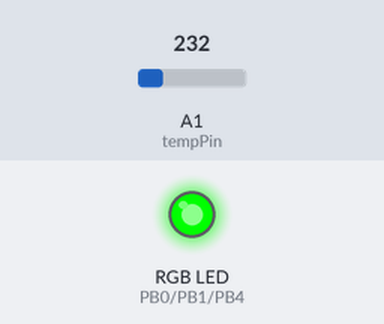
The sketch below on a simulated ATtiny85, built with avr-gcc and run on an emulated ATtiny85. Shown: an RGB LED mixed from three pins (HIGH = lit). The test bench sets the inputs (shaded band); at power-on: A1 (tempPin) = 232.

Above: at 1.8 s.
1.9 s: A1 (tempPin) set to 214
3.4 s: A1 (tempPin) set to 191
At 5.2 s:
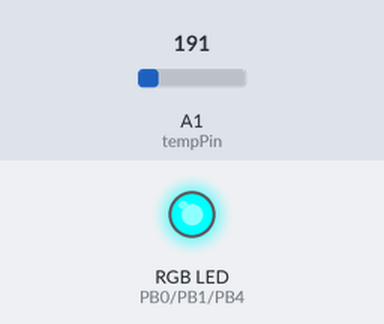
5.5 s: A1 (tempPin) set to 290
At 6.9 s:
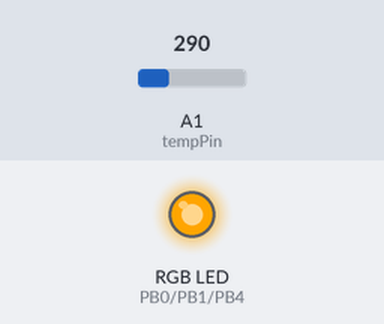
7.5 s: A1 (tempPin) set to 281
At 8.4 s:
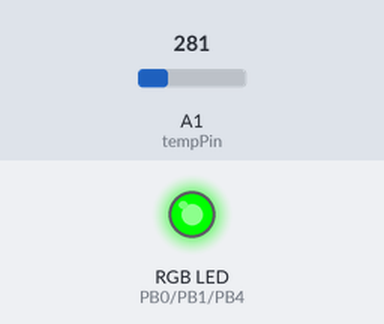
9.5 s: A1 (tempPin) set to 201
At 11.1 s:
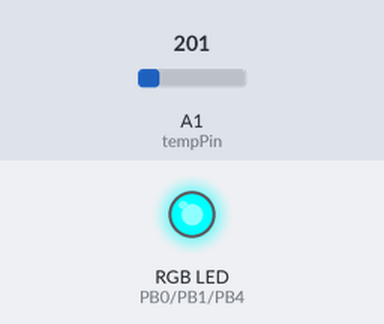
11.5 s: A1 (tempPin) set to 250
At 12.7 s:
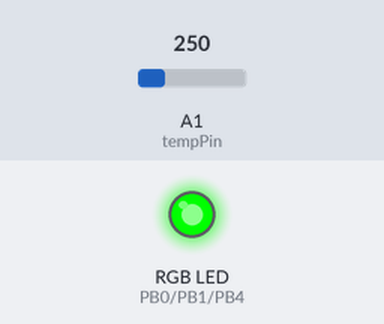
Timing chart, 0 to 14.5 s (numbered marks = the images above; inputs shaded):
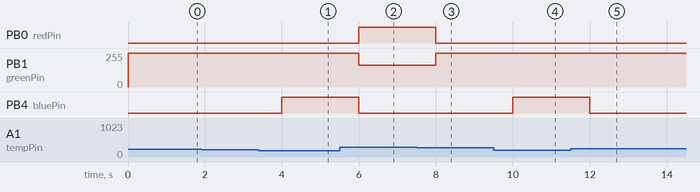

The sketch:

attiny85-tmp36-5color.ino
```cpp
/*
 * Project 14: TMP36 + ATtiny85 + RGB LED + DIP Power Switch
 * Author: Md Akhinoor Islam
 * Description: Show 5 distinct color zones from -40°C to +125°C using TMP36 and RGB LED
 */

const int redPin   = 0;  // PB0 → Pin 5
const int greenPin = 1;  // PB1 → Pin 6
const int bluePin  = 4;  // PB4 → Pin 3
const int tempPin  = A1; // PB2 → Pin 7 (TMP36 analog input)

float temperature;

void setup() {
  pinMode(redPin, OUTPUT);
  pinMode(greenPin, OUTPUT);
  pinMode(bluePin, OUTPUT);
}

void loop() {
  int raw = analogRead(tempPin);
  float voltage = raw * (3.0 / 1023.0);           // TMP36 powered by 3V coin cell
  temperature = (voltage - 0.5) * 100.0;          // TMP36 voltage → °C

  // Map temperature ranges to 5 distinct color zones
  if (temperature <= -20) {
    setColor(0, 0, 255);   // Deep Cold → Blue
  }
  else if (temperature > -20 && temperature <= 10) {
    setColor(0, 255, 255); // Cool → Cyan
  }
  else if (temperature > 10 && temperature <= 35) {
    setColor(0, 255, 0);   // Normal → Green
  }
  else if (temperature > 35 && temperature <= 60) {
    setColor(255, 165, 0); // Warm → Orange
  }
  else {
    setColor(255, 0, 0);   // Hot → Red
  }

  delay(1000); // Update every 1s
}

void setColor(int r, int g, int b) {
  analogWrite(redPin, r);
  analogWrite(greenPin, g);
  analogWrite(bluePin, b);
}
```

Measured:
- the behaviour switches between 205 and 204 on A1 (tempPin) (found by bisection; images 0 and 1)
- the behaviour switches between 290 and 289 on A1 (tempPin) (found by bisection; images 2 and 3)
- after the input at 1.9 s, every drawn part: stays the same
- after the input at 3.4 s, PB4 (bluePin): LOW → HIGH after 0.60 s
- after the input at 5.5 s, PB0 (redPin): LOW → HIGH after 0.50 s; PB1 (greenPin): 255/255 → 165/255 after 0.50 s; PB4 (bluePin): HIGH → LOW after 0.50 s
- after the input at 7.5 s, PB0 (redPin): HIGH → LOW after 0.50 s; PB1 (greenPin): 165/255 → 255/255 after 0.50 s
- after the input at 9.5 s, PB4 (bluePin): LOW → HIGH after 0.50 s
- after the input at 11.5 s, PB4 (bluePin): HIGH → LOW after 0.50 s
